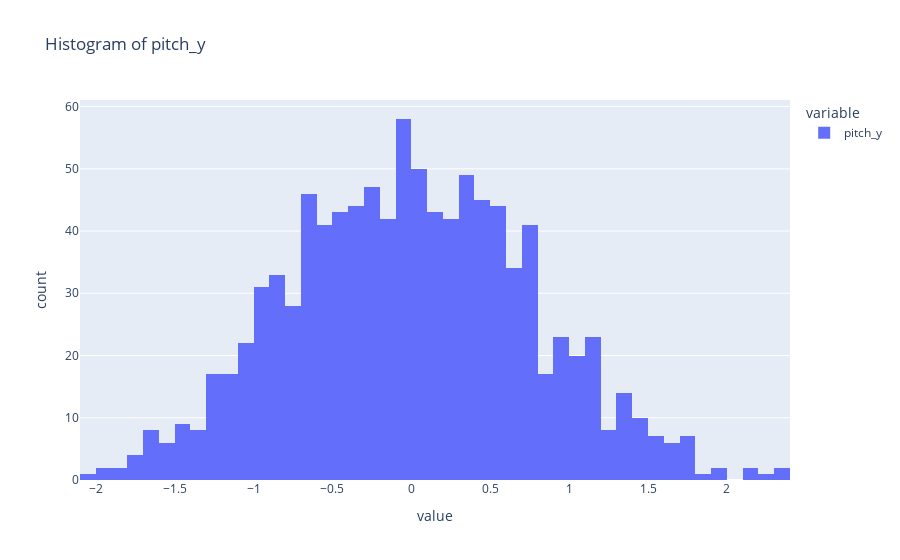

The notebook cell this image was saved under:
### Code cell
pitch_data.show_y_location_hist("pitch_y")

### Figure 1 — Plotly figure (JSON) as saved in the notebook; plotly's stock layout.template omitted (floating-point values rounded to 4 significant figures; data arrays with more than 128 entries replaced by an {"elided": "..."} marker saying what was removed)
{"data": [{"alignmentgroup": "True", "bingroup": "x", "hovertemplate": "variable=pitch_y<br>value=%{x}<br>count=%{y}<extra></extra>", "legendgroup": "pitch_y", "marker": {"color": "#636efa", "pattern": {"shape": ""}}, "name": "pitch_y", "offsetgroup": "pitch_y", "orientation": "v", "showlegend": true, "type": "histogram", "x": {"elided": "1000 float values"}, "xaxis": "x", "yaxis": "y"}], "layout": {"barmode": "relative", "legend": {"title": {"text": "variable"}, "tracegroupgap": 0}, "title": {"text": "Histogram of pitch_y"}, "xaxis": {"anchor": "y", "domain": [0, 1], "title": {"text": "value"}}, "yaxis": {"anchor": "x", "domain": [0, 1], "title": {"text": "count"}}}}
